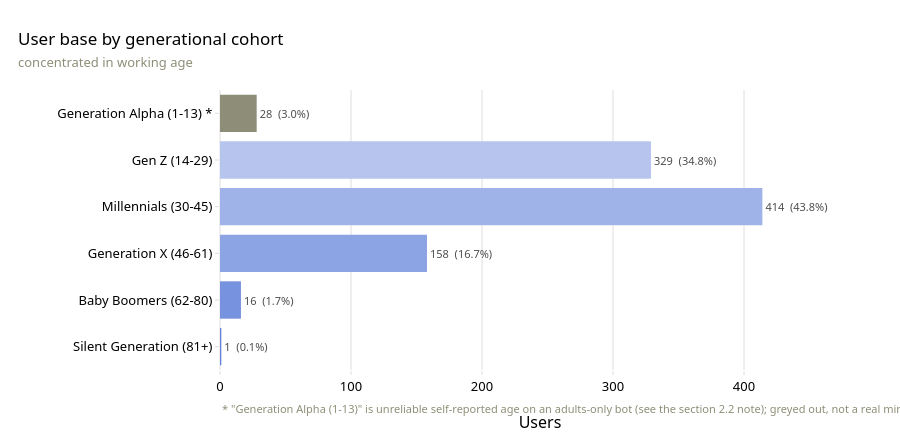

Source (notebook cell):
### Code cell
# User base by generational cohort. Bins follow the standard age brackets
# (as of 2025): Alpha 1-13, Gen Z 14-29, Millennials 30-45, Gen X 46-61,
# Baby Boomers 62-80, Silent 81+.
# NOTE: the "Generation Alpha (1-13)" cohort is almost entirely unreliable
# self-reports on an adults-only bot (see the data-quality note in section 2.2). It
# is greyed out and asterisked here for transparency, not treated as a real cohort.
GEN_BINS = [0, 13, 29, 45, 61, 80, 200]
GEN_LABELS = [
    'Generation Alpha (1-13) *',
    'Gen Z (14-29)',
    'Millennials (30-45)',
    'Generation X (46-61)',
    'Baby Boomers (62-80)',
    'Silent Generation (81+)',
]
gen = pd.cut(df['Age'].dropna(), bins=GEN_BINS, labels=GEN_LABELS, right=True)
gc = gen.value_counts().reindex(GEN_LABELS).fillna(0).astype(int)
total = gc.sum()

# Blue ramp for the genuine adult cohorts; the flagged Alpha bar is greyed out.
bar_cols = seq_hex(len(gc))
bar_cols[0] = COLORES['madera']

fig = go.Figure(go.Bar(
    x=gc.values, y=list(gc.index), orientation="h", marker_color=bar_cols,
    text=[f"{v}  ({v / total * 100:.1f}%)" for v in gc.values],
    textposition="outside", textfont=dict(size=11, color=INK2), cliponaxis=False,
    hovertemplate="%{y}<br>%{x} users<extra></extra>"))
fig.update_layout(
    title="User base by generational cohort<br>"
          "<span style='font-size:13px;color:#8E8E78'>concentrated in working age</span>",
    xaxis=dict(title="Users", range=[0, gc.values.max() * 1.18]),
    yaxis=dict(title="", autorange="reversed"),   # youngest cohort on top
    showlegend=False, height=440, margin=dict(l=220, t=90, b=70))
fig.add_annotation(x=0, y=-0.17, xref="paper", yref="paper", showarrow=False,
    xanchor="left", align="left",
    text='* "Generation Alpha (1-13)" is unreliable self-reported age on an adults-only '
         'bot (see the section 2.2 note); greyed out, not a real minor cohort.',
    font=dict(size=11, color=MUTED))
fig.show()

### Figure 1 — Plotly figure (JSON) as saved in the notebook; plotly's stock layout.template omitted (floating-point values rounded to 4 significant figures)
{"data": [{"cliponaxis": false, "hovertemplate": "%{y}<br>%{x} users<extra></extra>", "marker": {"color": ["#8E8E78", "#b7c5ee", "#a0b3e9", "#8ca3e4", "#7792df", "#6281da"]}, "orientation": "h", "text": ["28  (3.0%)", "329  (34.8%)", "414  (43.8%)", "158  (16.7%)", "16  (1.7%)", "1  (0.1%)"], "textfont": {"color": "#4d4d4d", "size": 11}, "textposition": "outside", "type": "bar", "x": [28, 329, 414, 158, 16, 1], "y": ["Generation Alpha (1-13) *", "Gen Z (14-29)", "Millennials (30-45)", "Generation X (46-61)", "Baby Boomers (62-80)", "Silent Generation (81+)"]}], "layout": {"annotations": [{"align": "left", "font": {"color": "#8E8E78", "size": 11}, "showarrow": false, "text": "* \"Generation Alpha (1-13)\" is unreliable self-reported age on an adults-only bot (see the section 2.2 note); greyed out, not a real minor cohort.", "x": 0, "xanchor": "left", "xref": "paper", "y": -0.17, "yref": "paper"}], "height": 440, "margin": {"b": 70, "l": 220, "t": 90}, "showlegend": false, "title": {"text": "User base by generational cohort<br><span style='font-size:13px;color:#8E8E78'>concentrated in working age</span>"}, "xaxis": {"range": [0, 488.5], "title": {"text": "Users"}}, "yaxis": {"autorange": "reversed", "title": {"text": ""}}}}
